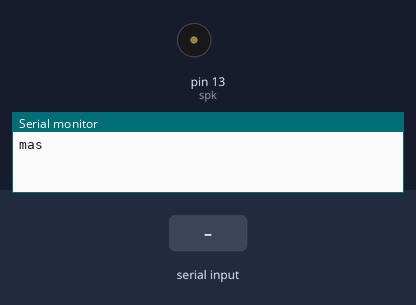
A sketch run on a simulated Arduino Uno, built with avr-gcc and run on an emulated ATmega328P. Parts: buzzer (waves = sounding), the last lines printed to the serial monitor. Inputs (shaded band) come from the test bench.

Above: at 1.2 s.
1.3 s: "15\n" received over Serial
At 1.6 s:
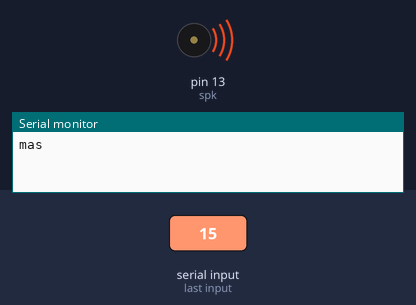
2.8 s: "90,45,200\n" received over Serial
At 4.3 s:
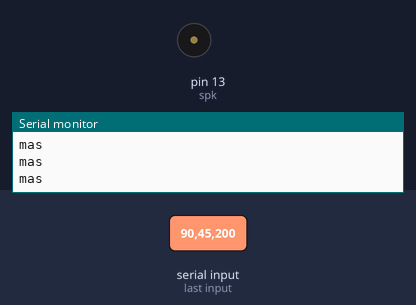
4.7 s: "30,150\n" received over Serial
At 5.5 s:
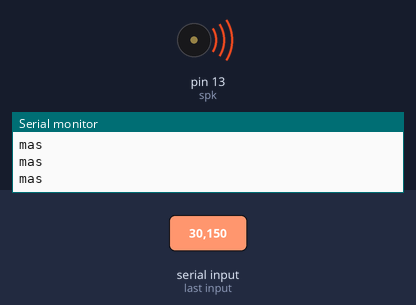
Timing chart, 0 to 7.7 s (numbered marks = the images above; inputs shaded):
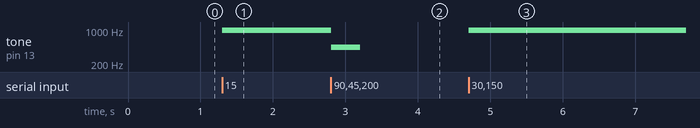

Measured:
- after the input at 1.3 s, tone on pin 13 (spk): silent → 988 Hz at once
- after the input at 2.8 s, tone on pin 13 (spk): 988 Hz → 440 Hz at once, → silent 0.40 s later
- after the input at 4.7 s, tone on pin 13 (spk): silent → 988 Hz at once

The sketch:

reproductor_arduino.ino
```cpp
#include <TimerOne.h>


/* declaración de variables */
int spk = 13;                             // altavoz a GND y pin 13
int c[5] = {131,262,523,1046,2093};       // frecuencias 4 octavas de Do
int cs[5] = {139,277,554,1108,2217};      // Do#
int d[5] = {147,294,587,1175,2349};       // Re
int ds[5] = {156,311,622,1244,2489};      // Re#
int e[5] = {165,330,659,1319,2637};       // Mi
int f[5] = {175,349,698,1397,2794};       // Fa
int fs[5] = {185,370,740,1480,2960};      // Fa#
int g[5] = {196,392,784,1568,3136};       // Sol
int gs[5] = {208,415,831,1661,3322};      // Sol#
int a[5] = {220,440,880,1760,3520};       // La
int as[5] = {233,466,932,1866,3729};      // La#
int b[5] = {247,494,988,1976,3951};       // Si

int Harry[31][2]= {
          {b[2], 500},
          {e[3],1000},
          {g[3], 250},
          {fs[3],250},
          {e[3],1000},
          {b[3],500},
          {a[3],1250},
          {fs[3],1000},
          {b[2], 500},
          {e[3],1000},
          {g[3],250},
          {fs[3],250},
          {d[3],1000},
          {e[3],500},
          {b[2],1000},
          {b[2], 500},
          {e[3],1000},
          {g[3], 250},
          {fs[3],250},
          {e[3],1000},
          {b[3],500},
          {d[4],1000},
          {cs[4],500},
          {c[4],1000},
          {a[3],500},
          {c[4],1000},
          {b[3],250},
          {as[3],250},
          {b[2],1000},
          {g[3],500},
          {e[3],1000}
        };

int Star_Wars[19][3] = {
            {d[1],150,50},
            {d[1],150,50},
            {d[1],150,50},
            {g[1],900,150},
            {d[2],900,50},
            {c[2],150,50},
            {b[1],150,50},
            {a[1],150,50},
            {g[2],900,150},
            {d[2],900,100},
            {c[2],150,50},
            {b[1],150,50},
            {a[1],150,50},
            {g[2],900,150},
            {d[2],900,100},
            {c[2],150,50},
            {b[1],150,50},
            {c[2],150,50},
            {a[1],1200,2000}
          };


int Marcha[9][3]= {
          {g[2],500,100},
          {g[2],500,100},
          {g[2],500,100},
          {ds[2],500,1},
          {as[2],125,25},
          {g[2],500,100},
          {ds[2],500,1},
          {as[2],125,25},
          {g[2],500,2000}
        };

int Dos_Aguas[15][3] = {
          {a[1],400,400},
          {e[1],400,400},
          {a[1],400,200},
          {e[1],200,200},
          {a[1],200,200},
          {as[1],100,100},
          {b[1],400,400},
          {fs[1],400,400},
          {b[1],400,200},
          {fs[1],200,200},
          {b[1],200,200},
          {as[1],100,100},
          {a[1],400,400},
          {e[1],400,400},
          {a[1],400,400}
        };

void nota(int a, int b);            // declaración de la función auxiliar. Recibe dos números enteros.

void setup()
{
  pinMode(spk,OUTPUT);
  Serial.begin(9600);
  Timer1.initialize(1000000);
  Timer1.attachInterrupt(reloj);

}

void nota(int frec, int t)
{
    tone(spk,frec);     // suena la nota frec recibida
    delay(t);                // para despues de un tiempo t
}

char cmd[3];
int index = 0;
int comienzo1 = 0;
int comienzo2 = 0;
int comienzo3 = 0;
int comienzo4 = 0;
int play1 = 0;
int play2 = 0;
int play3 = 0;
int play4 = 0;

void loop()
{
  leer();
  if (cmd[0] == '1'){
      comienzo2 = 0;
      comienzo3 = 0;
      comienzo4 = 0;
      play1 = atoi(cmd+1);
      if (play1)
      {
        if(comienzo1 < 31)
          Tocar_Harry(comienzo1++);
        else{
          noTone(spk);
          Serial.println("sig");
          comienzo1 = 0;

        }
      }
      else{
        noTone(spk);
      }
  }
  else if (cmd[0] == '2'){
      comienzo1 = 0;
      comienzo3 = 0;
      comienzo4 = 0;

    play2 = atoi(cmd+1);
      if (play2)
      {
        if(comienzo2 < 19)
          Tocar_Star_Wars(comienzo2++);
        else{
          noTone(spk);
          Serial.println("sig");
          comienzo2 = 0;

        }
      }
      else{
        noTone(spk);
      }
  }
  else if (cmd[0] == '3'){
      comienzo2 = 0;
      comienzo1 = 0;
      comienzo4 = 0;
    play3 = atoi(cmd+1);
      if (play3)
      {
        if(comienzo3 < 9)
          Tocar_Marcha(comienzo3++);
        else{
          noTone(spk);
          Serial.println("sig");
          comienzo3 = 0;

        }
      }
      else{
        noTone(spk);
      }
  }
  else if(cmd[0] == '4'){
      comienzo2 = 0;
      comienzo3 = 0;
      comienzo1 = 0;
    play4 = atoi(cmd+1);
      if (play4)
      {
        if(comienzo4 < 15)
          Tocar_Dos_Aguas(comienzo4++);
        else{
          noTone(spk);

          Serial.println("final");
          comienzo4 = 0;
        }
      }
      else{
        noTone(spk);
      }
  }
}

void reloj(){
  Serial.println("mas");
}
void Tocar_Harry(int c)
{
    if (c == 15){
        noTone(spk);
        delay(1000);
    }
    nota(Harry[c][0],Harry[c][1]);
}

void Tocar_Star_Wars(int c)
{
    nota(Star_Wars[c][0],Star_Wars[c][1]);
    noTone(spk);
    delay(Star_Wars[c][2]);
}

void Tocar_Marcha(int c)
{
    nota(Marcha[c][0],Marcha[c][1]);
    noTone(spk);
    delay(Marcha[c][2]);
}

void Tocar_Dos_Aguas(int c)
{
    nota(Dos_Aguas[c][0],Dos_Aguas[c][1]);
    noTone(spk);
    delay(Dos_Aguas[c][2]);
}

void leer(){
    if(Serial.available() > 0)
    {
        cmd[index++] = Serial.read();

        if(index == 2) {
            cmd[index] = '\0';
            index = 0;
        }
    }

}
```
